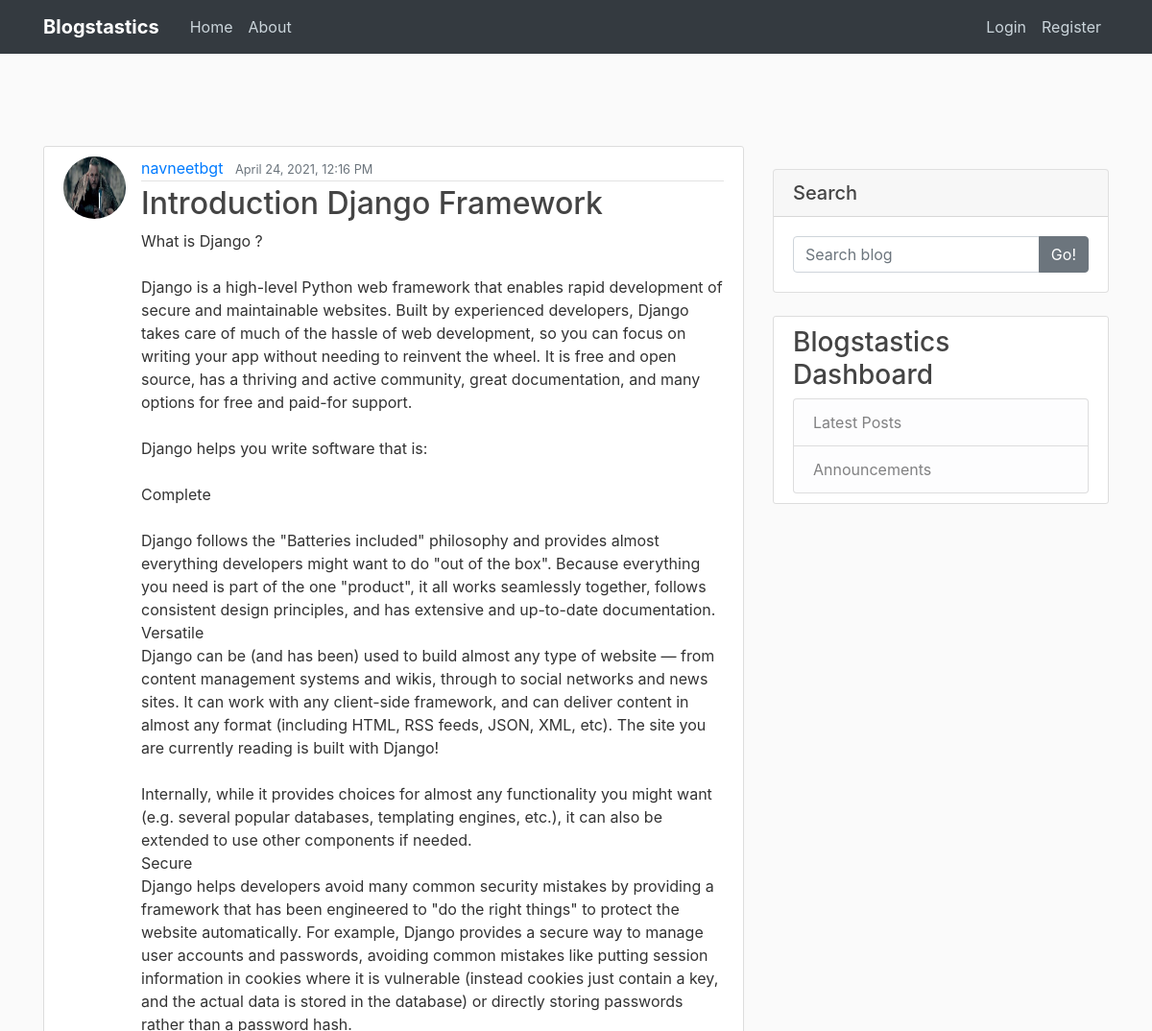
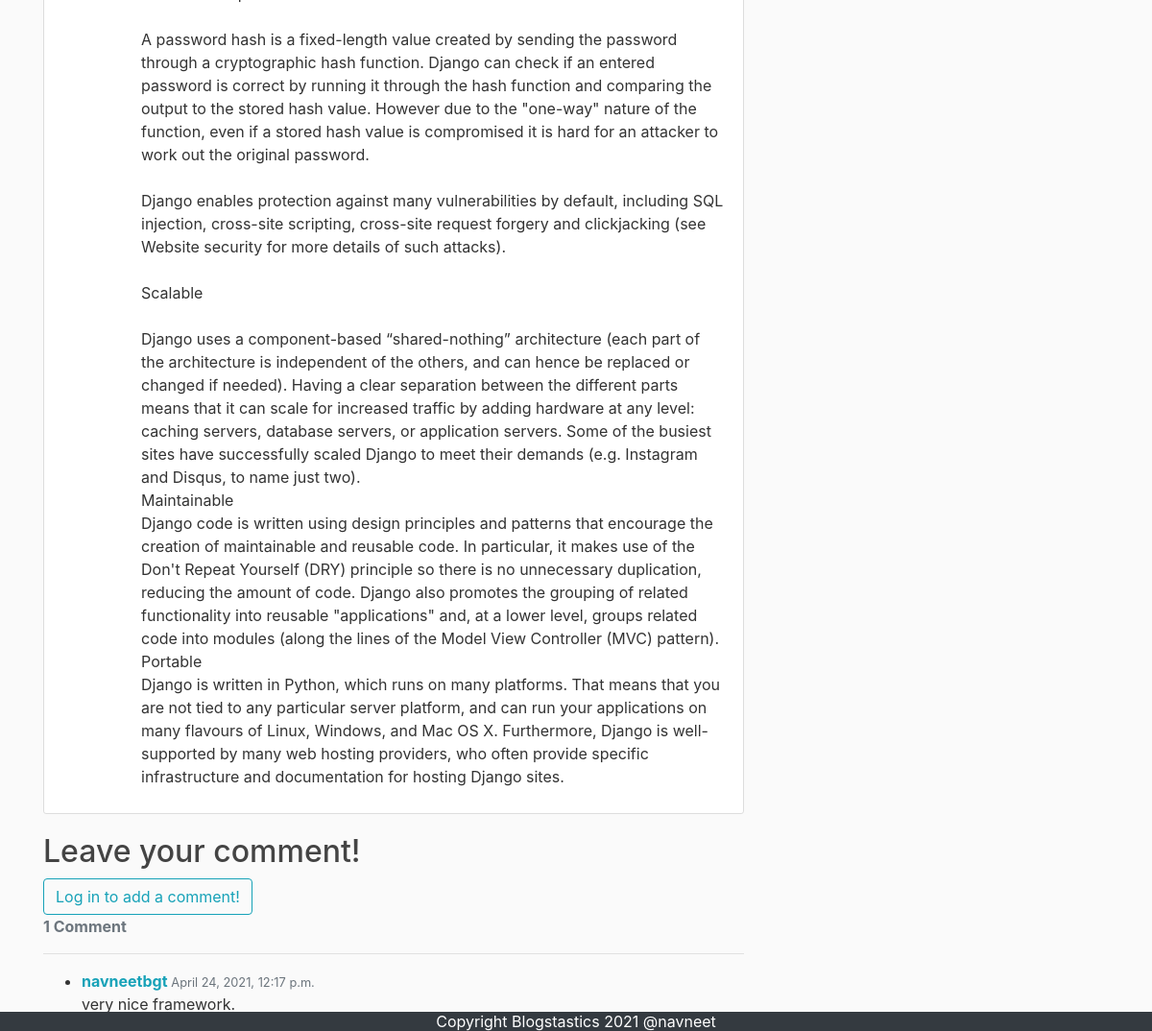
Screenshot of /post/11/ with the database file from the repository (2 pictures, top to bottom).
### blog/models.py (models this page shows, shortened)
class Post(models.Model):
	title = models.CharField(max_length=100)
	content = models.TextField()
	date_posted = models.DateTimeField(default=timezone.now)
	author = models.ForeignKey(User, on_delete=models.CASCADE)
	@property
	def number_of_comments(self):
		return Comment.objects.filter(blogpost_connected=self).count()

class Comment(models.Model):
	blogpost_connected = models.ForeignKey(Post, related_name='comments', on_delete=models.CASCADE)
	author = models.ForeignKey(User, on_delete=models.CASCADE)
	content = models.TextField()
	date_posted = models.DateTimeField(default=timezone.now)

### users/models.py (models this page shows, shortened)
class Profile(models.Model):
    user = models.OneToOneField(User, on_delete=models.CASCADE)  # cascade: if user is deleted, delete the profile
    image = models.ImageField(default='default.jpg', upload_to='profile_pics')

### blog/views.py (the view, shortened to what this page needs)
# urls.py: path('post/<int:pk>/', PostDetailView.as_view(), name='post-detail'),
class PostDetailView(DetailView):
    model = Post
    def get_context_data(self, **kwargs):
        data = super().get_context_data(**kwargs)
        comments_connected = Comment.objects.filter(blogpost_connected=self.get_object()).order_by('-date_posted')
        data['comments'] = comments_connected
        if self.request.user.is_authenticated:
            data['comment_form'] = NewCommentForm(instance=self.request.user)
        return data

### blog/templates/blog/post_detail.html (shortened to what this page needs)
{% extends "blog/base.html" %}
{% load crispy_forms_tags %}
{% block content %}
	<article class="media content-section">
	  <img class="rounded-circle article-img" src="{{ object.author.profile.image.url }}">
	  <div class="media-body">
		<div class="article-metadata">
		  <a class="mr-2" href="#">{{ object.author }}</a>
		  <small class="text-muted">{{ object.date_posted|date:"F d, Y, h:i A" }}</small>
		</div>
		<h2 class="article-title">{{ object.title }}</h2>
		<p class="article-content">{{ object.content }}</p>
	  </div>
	</article>
	<h2>Leave your comment!</h2>
	<div id="comments-section">
		{% if user.is_authenticated %}
		<form method="POST">
			{% csrf_token %}
			<fieldset class="form-group">
                {{ comment_form|crispy }}
			</fieldset>
			<div class="form-group">
                <button class="btn btn-outline-info" type="submit">Add Comment</button>
            </div>
		</form>
		{% else %}
		<a class="btn btn-outline-info" href="{% url 'login' %}?next={{request.path}}">Log in to add a comment!</a><br>
		{% endif %}
		{% if comments %}
		  <strong class="text-secondary">{{ object.number_of_comments }} Comment{{ object.number_of_comments|pluralize }}</strong>
		  <hr>
		  <ul>
			{% for comment in comments %}
			<li>
			 <div>
				<span>
				  <strong class="text-info">{{ comment.author }} </strong>
				  <small class="text-muted">{{ comment.date_posted }}</small>
				</span>
				<p>
				  {{ comment.content|safe }}
				</p>
			  </div>
			</li>
			{% endfor %}
		  </ul>
		  {% else %}
			<strong class="text-secondary">No comments yet...</strong>
		  {% endif %}
	</div>
{% endblock content %}

### static/main.css (style rules this page uses)
body { background: #fafafa; color: #333333; margin-top: 5rem; }
h1, h2, h3, h4, h5, h6 { color: #444444; }
ul { margin: 0; }
.content-section { background: #ffffff; padding: 10px 20px; border: 1px solid #dddddd; border-radius: 3px; margin-bottom: 20px; }
.article-title { color: #444444; }
.article-content { white-space: pre-line; }
.article-img { height: 65px; width: 65px; margin-right: 16px; }
.article-metadata { padding-bottom: 1px; margin-bottom: 4px; border-bottom: 1px solid #e3e3e3 }

### rows the page displays
Post: author.profile.image (picture), author "navneetbgt", date_posted "April 24, 2021, 12:16 PM", title "Introduction Django Framework", content "What is Django ? Django is a high-level Python web framework that enables rapid development of secure and maintainable websites. Built by experienced developers, Django takes care of much of the hassle of web development, so you can focus on writing your app without needing to reinvent the wheel. It is free and open source, has a thriving and active community, great documentation, and many options for free and paid-for support. Django helps you write software that is: Complete Django follows the \"Batteries included\" philosophy and provides almost everything developers might want to do \"out of the box\". Because everything you need is part of the one \"product\", it all works seamlessly…", number_of_comments "1"
Comment: author "navneetbgt", date_posted "April 24, 2021, 12:17 p.m.", content "very nice framework."
